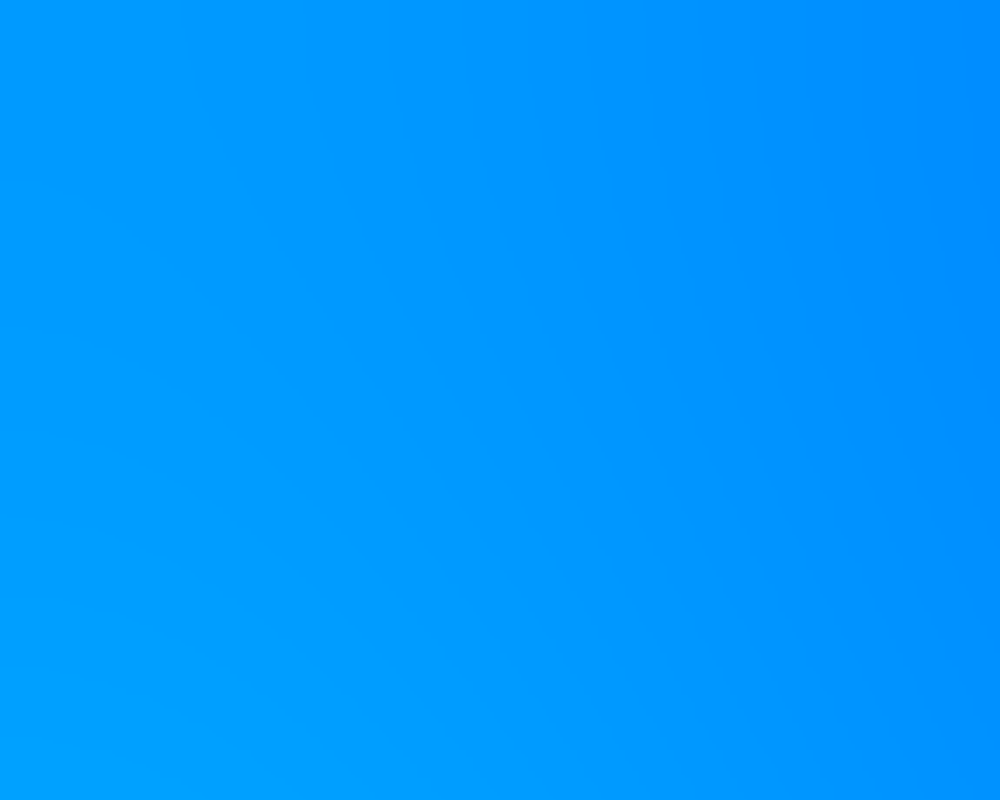
Frame 1 (no input)
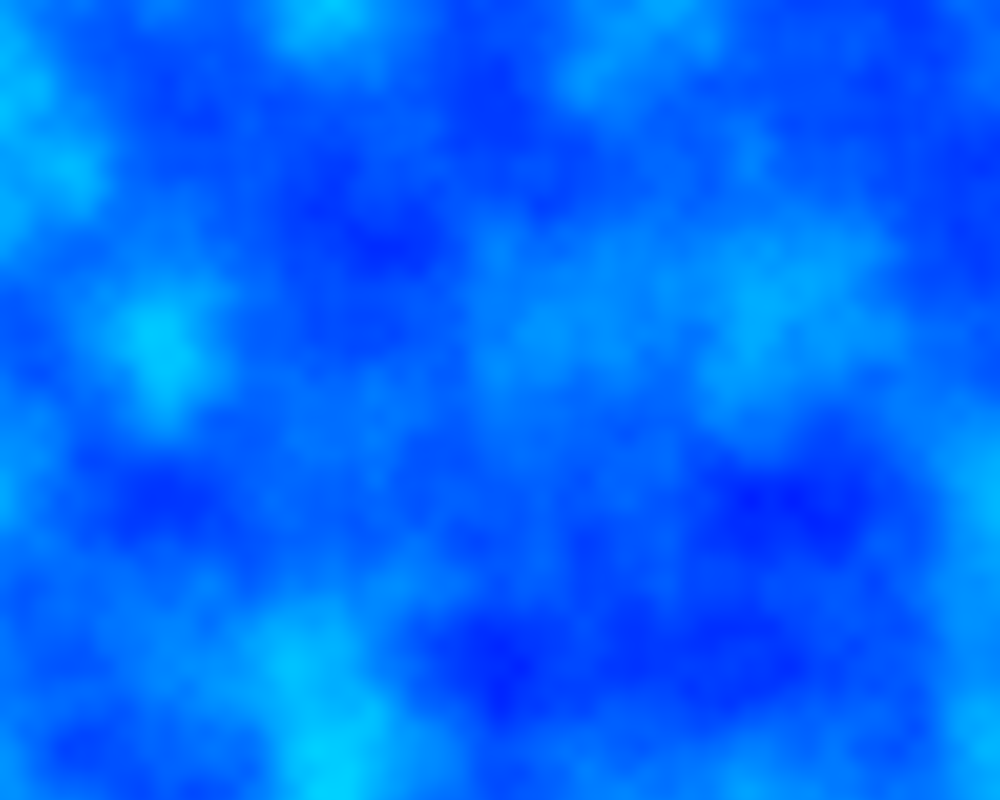
Frame 60 (the mouse pressed at the canvas centre just before this capture)
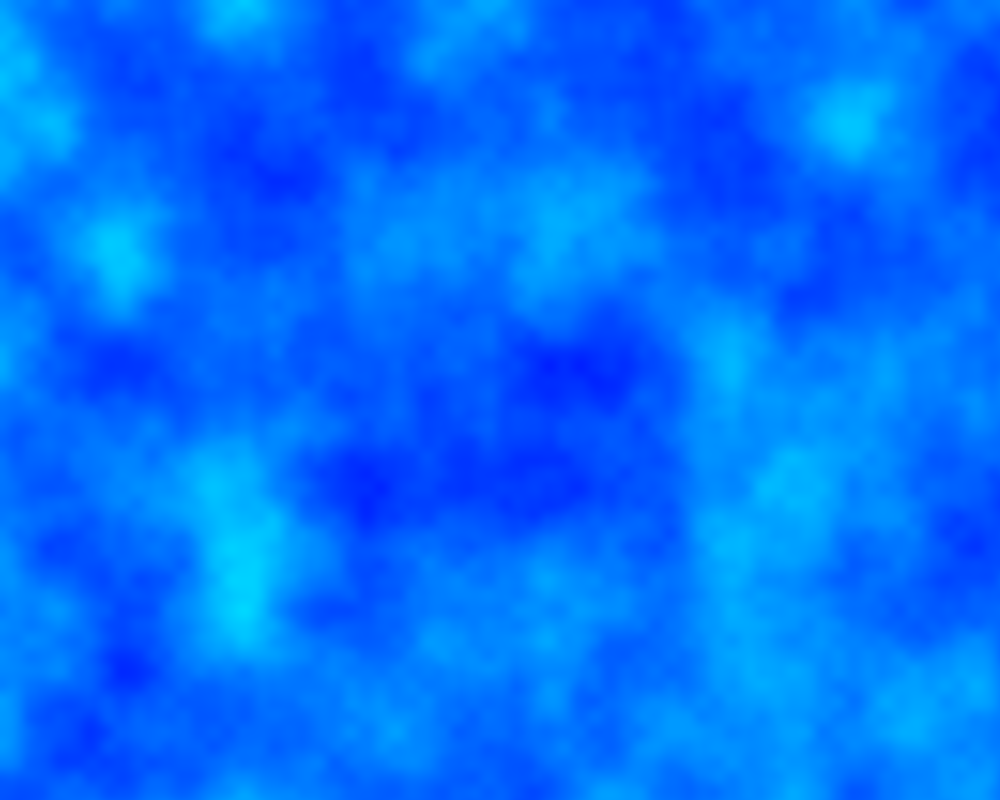
Frame 120 (the mouse held since frame 60 and released just before this capture)

The Processing sketch that drew these frames (run headless with seeded random() and noise(); from frame 60 on, the mouse is pressed at the canvas centre):

// Processing sketch: sketch_2D_noise
// ── sketch_2D_noise.pde
float change = 0.0001; 
int incre = 1; 
void setup()
{
 size(1000, 800); 
frameRate(60); 
 
}

void draw()
{

   loadPixels();
float xoff = 0.0;
for (int x = 0; x < width; x++) {
//For every xoff, start yoff at 0. 
float yoff = 0.0;
for (int y = 0; y < height; y++) {
//Use xoff and yoff for noise().
float bright = map(noise(xoff,yoff),0,1,0,255);
//Use x and y for pixel location.
pixels[x+y*width] = color(0, bright, 255);
//Increment yoff. 
yoff += change; }
//Increment xoff. 
xoff += change; }
updatePixels();

if(change > 0.01) { incre = 0;    }
if(change < 0.0001) { incre = 1; }

if(incre==0) { change-=0.0001; }
else { change+=0.0001; }


}
